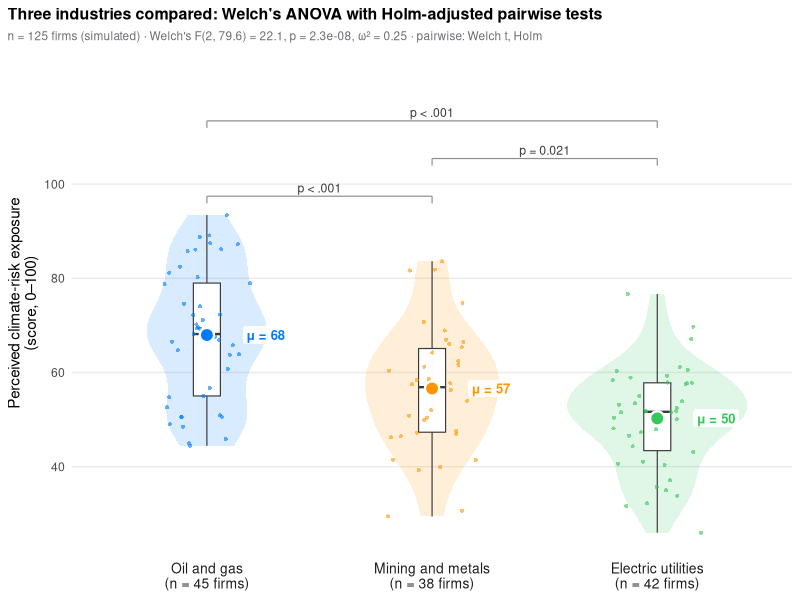

This chart was generated by the following R code:
# Between-groups comparison: the R equivalent of plot.py
# Simulated data, set in the context of Kouloukoui et al. (2021) [kouloukoui2021]
# R and NumPy draw different random numbers, so the values differ slightly from the Python figure.
library(ggplot2)

set.seed(2021)

# Data: perceived climate-risk exposure score (0–100) of firms, by industry
industries <- c("Oil and gas", "Mining and metals", "Electric utilities")
design <- data.frame(mean = c(68, 61, 53), sd = c(12, 14, 10), firms = c(45, 38, 42))
d <- do.call(rbind, lapply(1:3, function(i)
  data.frame(industry = industries[i],
             score = pmin(pmax(rnorm(design$firms[i], design$mean[i], design$sd[i]), 0), 100))))
d$industry <- factor(d$industry, levels = industries)
palette <- setNames(c("#007AFF", "#FF9500", "#34C759"), industries)
k <- nlevels(d$industry)
n <- nrow(d)

# Welch's ANOVA + omega squared
welch <- oneway.test(score ~ industry, data = d, var.equal = FALSE)
Fw <- unname(welch$statistic)
omega2 <- (Fw - 1) * (k - 1) / ((Fw - 1) * (k - 1) + n)

# Pairwise Welch t-tests, Holm-corrected; brackets stacked from the shortest to the longest
pairs <- as.data.frame(t(combn(k, 2)))
names(pairs) <- c("i", "j")
pairs$p <- p.adjust(mapply(function(i, j)
  t.test(d$score[as.integer(d$industry) == i], d$score[as.integer(d$industry) == j])$p.value,
  pairs$i, pairs$j), method = "holm")
pairs <- pairs[order(pairs$j - pairs$i), ]
top <- max(d$score)
pairs$y <- top + 4 + (seq_len(nrow(pairs)) - 1) * 8
pairs$label <- ifelse(pairs$p < 0.001, "p < .001", sprintf("p = %.3f", pairs$p))

means <- aggregate(score ~ industry, data = d, FUN = mean)
p <- ggplot(d, aes(industry, score, colour = industry, fill = industry)) +
  geom_violin(alpha = 0.15, colour = NA, width = 0.8, trim = TRUE) +
  geom_boxplot(width = 0.12, outlier.shape = NA, fill = "white", colour = "#3A3A3C",
               linewidth = 0.4) +
  geom_jitter(width = 0.2, height = 0, size = 1.4, alpha = 0.6, stroke = 0) +
  geom_point(data = means, shape = 21, size = 4, colour = "white", stroke = 1.2) +
  geom_label(data = means, aes(label = sprintf("μ = %.0f", score)), fill = "white", alpha = 0.9,
             label.size = 0, fontface = "bold", size = 3.3, hjust = 0,
             position = position_nudge(x = 0.16)) +
  # Significance brackets
  geom_segment(data = pairs, aes(x = i, xend = j, y = y, yend = y), inherit.aes = FALSE,
               colour = "#8E8E93", linewidth = 0.4) +
  geom_segment(data = pairs, aes(x = i, xend = i, y = y - 1.5, yend = y), inherit.aes = FALSE,
               colour = "#8E8E93", linewidth = 0.4) +
  geom_segment(data = pairs, aes(x = j, xend = j, y = y - 1.5, yend = y), inherit.aes = FALSE,
               colour = "#8E8E93", linewidth = 0.4) +
  geom_text(data = pairs, aes(x = (i + j) / 2, y = y + 0.8, label = label), inherit.aes = FALSE,
            vjust = 0, size = 3.1, colour = "#3A3A3C") +
  scale_colour_manual(values = palette, aesthetics = c("colour", "fill"), guide = "none") +
  scale_x_discrete(labels = sprintf("%s\n(n = %d firms)", industries, table(d$industry))) +
  scale_y_continuous(breaks = seq(20, 100, 20)) +
  coord_cartesian(ylim = c(NA, top + 4 + nrow(pairs) * 8 + 2)) +
  labs(title = "Three industries compared: Welch's ANOVA with Holm-adjusted pairwise tests",
       subtitle = sprintf(paste("n = %d firms (simulated) · Welch's F(%.0f, %.1f) = %.1f, p = %.1e,",
                                "ω² = %.2f · pairwise: Welch t, Holm"),
                          n, welch$parameter[1], welch$parameter[2], Fw, welch$p.value, omega2),
       x = NULL, y = "Perceived climate-risk exposure\n(score, 0–100)") +
  theme_minimal(base_size = 11) +
  theme(plot.title = element_text(face = "bold", size = 11.5),
        plot.title.position = "plot",
        plot.subtitle = element_text(size = 8.5, colour = "#6E6E73"),
        axis.text.x = element_text(colour = "#1D1D1F", size = 10),
        panel.grid.minor = element_blank(), panel.grid.major.x = element_blank())
print(p)
